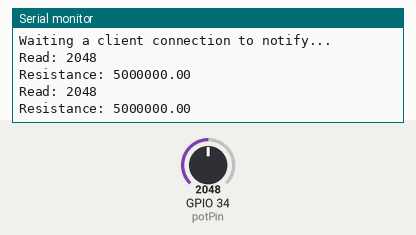
Recording of a sketch running on a simulated ESP32. Shown: the last lines printed to the serial monitor. Inputs (shaded band) come from the test bench; at power-on: GPIO 34 (potPin) = 2048. The local clock reads 2024-03-15 10:24:30 at power-on unless the sketch sets it; nothing arrives over Bluetooth unless stated; a phone connects over Bluetooth LE 3 s after start.

Above: at 1.2 s.
1.3 s: GPIO 34 (potPin) set to 4045
At 2.6 s:
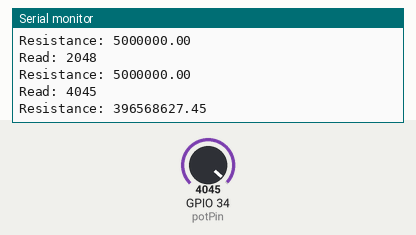
2.8 s: GPIO 34 (potPin) set to 4092
At 3.8 s:
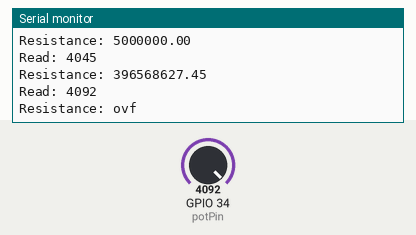
Timing chart, 0 to 5.8 s (numbered marks = the images above; inputs shaded):
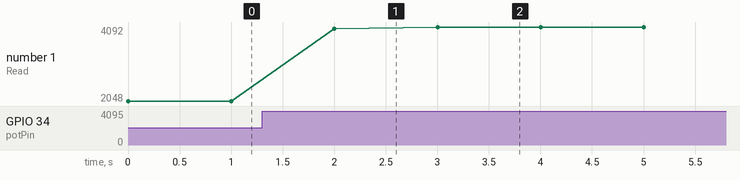

Measured:
- the behaviour switches between 4091 and 4092 on GPIO 34 (potPin) (found by bisection; images 1 and 2)
- after the input at 1.3 s, the serial monitor: prints a new line after 0.70 s (image 1)
- after the input at 2.8 s, the serial monitor: prints a new line after 0.20 s (image 2)
- plotted number 1: 2048 → 4045 after the input at 1.3 s, 4045 → 4092 after the input at 2.8 s

The sketch:

BLE_server_multiconnect.ino
```cpp
#include <BLEDevice.h>
#include <BLEServer.h>
#include <BLEUtils.h>
#include <BLE2902.h>

BLEServer* pServer = NULL;
BLECharacteristic* pCharacteristic = NULL;
bool deviceConnected = false;
bool oldDeviceConnected = false;

#define SERVICE_UUID        "02afd1d9-f889-4f49-acc7-33b34a620adb"
#define CHARACTERISTIC_UUID "3604da64-2145-422a-89c6-c540392c3a6a"

std::string encode_packet(uint16_t data);

std::string encode_payload();

#define LENGTH 30

struct CircularQueue {
  uint16_t data[LENGTH];
  int start = 0;
  int capacity = 0;

  const uint16_t &operator[](int idx) const {
    return data[(start + idx) % LENGTH];
  }

  uint16_t &operator[](int idx) { return data[(start + idx) % LENGTH]; }

  void append(uint16_t val) {
    if (capacity == LENGTH) {
      data[start] = val;
      start = (start + 1) % LENGTH;
      return;
    }
    data[capacity++] = val;
  }
  void clear() {
    start = 0;
    capacity = 0;
  }
};

CircularQueue queue;

class MyServerCallbacks: public BLEServerCallbacks {
    void onConnect(BLEServer* pServer) {
      deviceConnected = true;
      BLEDevice::startAdvertising();
    };

    void onDisconnect(BLEServer* pServer) {
      deviceConnected = false;
    }
};

class MyCallbacks: public BLECharacteristicCallbacks {
    void onWrite(BLECharacteristic *pCharacteristic) {
      std::string value = pCharacteristic->getValue();
      if (value.length() > 0) {
        Serial.println("*********");
        Serial.print("New value: ");
        Serial.println(value.c_str());
        if (value == "1") {
          std::string data = encode_payload();
          queue.clear();
          Serial.println(data.c_str());
          pCharacteristic->setValue(data);
          pCharacteristic->notify();
          Serial.println("Sent results");
        }
        else {
          Serial.println("Wrong value");
        }
        Serial.println("*********");
      }
    }
};

const int potPin = 34;
const double Vin=3.3;
double Vout=0;
const double R1=5000000;    //value of known resistance
double R2=0;       //value of unknown resistance
int a2d_data=0;
double buffer=0;

void setup() {
  Serial.begin(115200);
  srand((unsigned) time(NULL));
  // Create the BLE Device
  BLEDevice::init("ESP32-Edge");

  // Create the BLE Server
  pServer = BLEDevice::createServer();
  pServer->setCallbacks(new MyServerCallbacks());

  // Create the BLE Service
  BLEService *pService = pServer->createService(SERVICE_UUID);

  // Create a BLE Characteristic
  pCharacteristic = pService->createCharacteristic(
                      CHARACTERISTIC_UUID,
                      BLECharacteristic::PROPERTY_READ   |
                      BLECharacteristic::PROPERTY_WRITE  |
                      BLECharacteristic::PROPERTY_NOTIFY |
                      BLECharacteristic::PROPERTY_INDICATE
                    );

  pCharacteristic->setCallbacks(new MyCallbacks());
  // https://www.bluetooth.com/specifications/gatt/viewer?attributeXmlFile=org.bluetooth.descriptor.gatt.client_characteristic_configuration.xml
  // Create a BLE Descriptor
  pCharacteristic->addDescriptor(new BLE2902());

  // Start the service
  pService->start();

  // Start advertising
  BLEAdvertising *pAdvertising = BLEDevice::getAdvertising();
  pAdvertising->addServiceUUID(SERVICE_UUID);
  pAdvertising->setScanResponse(false);
  pAdvertising->setMinPreferred(0x0);  // set value to 0x00 to not advertise this parameter
  BLEDevice::startAdvertising();
  Serial.println("Waiting a client connection to notify...");
}

void loop() {
    a2d_data = analogRead(potPin);
    if(a2d_data)
    {
      Serial.print("Read: ");
      Serial.println(a2d_data);
      buffer=a2d_data*Vin;
      Vout=(buffer)/4096.0;
      buffer=Vout/(Vin-Vout);
      R2=R1*buffer;
      Serial.print("Resistance: ");
      Serial.println(R2);
      uint16_t packet = (uint16_t) R2 * 100;
      queue.append(packet);
    }
    // notify changed value
    // disconnecting
    if (!deviceConnected && oldDeviceConnected) {
        delay(500); // give the bluetooth stack the chance to get things ready
        pServer->startAdvertising(); // restart advertising
        Serial.println("start advertising");
        oldDeviceConnected = deviceConnected;
    }
    // connecting
    if (deviceConnected && !oldDeviceConnected) {
        // do stuff here on connecting
        oldDeviceConnected = deviceConnected;
    }
    delay(1000); // bluetooth stack will go into congestion, if too many packets are sent, in 6 hours test i was able to go as low as 3ms
}

std::string encode_packet(uint16_t data) {
  return std::to_string(data) + '@';
}

std::string encode_payload() {
  std::string payload = "";
  for (int i = 0; i < queue.capacity; i++) {
    payload += encode_packet(queue[i]);
  }
  return payload;
}
```
